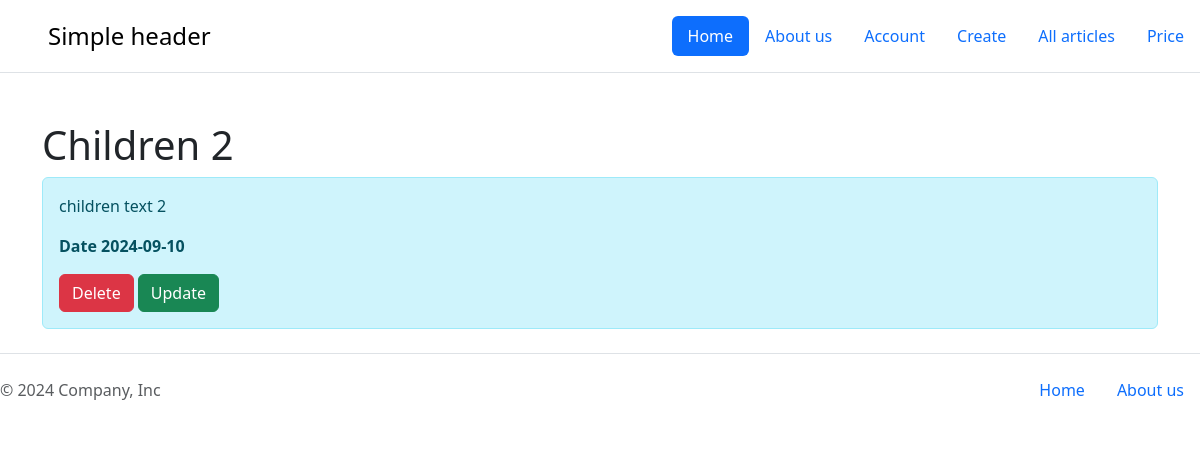
The page /posts/2 on the database its author committed.
### models/article_model.py (models this page shows, shortened)
class Article(db.Model):
    __tablename__ = "article"
    id = db.Column(db.Integer, primary_key=True)
    title = db.Column(db.String(100), nullable=False)
    intro = db.Column(db.String(300), nullable=False)
    text = db.Column(db.Text, nullable=False)
    date = db.Column(db.DateTime, default=datetime.utcnow)
    user_id = db.Column(db.Integer, db.ForeignKey('user.id'))
    @staticmethod
    def show(id):
        return Article.query.get(id)

### routes.py (the view)
    @app.route('/posts/<int:id>')
    def post_detail(id):
        article = Article.show(id)
        return render_template("post_detail.html", article=article)

### templates/post_detail.html (shortened to what this page needs)
{%extends 'base.html'%}
{% block body %}
<div class="container mt-5">
  <h1>{{article.title}}</h1>
    <div class="alert alert-info">
        <p>{{article.text}}</p>
        <p><b> Date {{article.date.date()}}</b></p>
        <button type="button" id="deleteBtn" class="btn btn-danger">Delete</button>
        <a href="/posts/update/{{article.id}}" class="btn btn-success"> Update</a>
    </div>
</div>
{%endblock%}

### rows shown on the page
Article: title "Children 2", text "children text 2", date "2024-09-10"
